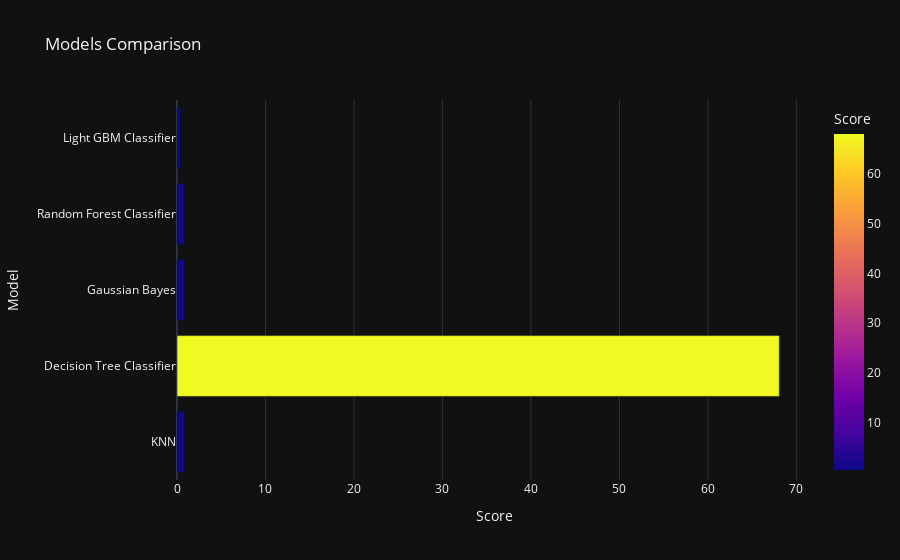

The code cell stored with this chart in its notebook:
### Code cell
px.bar(data_frame = models, x = 'Score', y = 'Model', color = 'Score', template = 'plotly_dark', 
       title = 'Models Comparison')

### Figure 1 — Plotly figure (JSON) as saved in the notebook; plotly's stock layout.template omitted (floating-point values rounded to 4 significant figures)
{"data": [{"alignmentgroup": "True", "hovertemplate": "Score=%{marker.color}<br>Model=%{y}<extra></extra>", "legendgroup": "", "marker": {"color": [0.8319, 68.07, 0.8403, 0.8151, 0.395], "coloraxis": "coloraxis", "pattern": {"shape": ""}}, "name": "", "offsetgroup": "", "orientation": "h", "showlegend": false, "textposition": "auto", "type": "bar", "x": [0.8319, 68.07, 0.8403, 0.8151, 0.395], "xaxis": "x", "y": ["KNN", "Decision Tree Classifier", "Gaussian Bayes", "Random Forest Classifier", "Light GBM Classifier"], "yaxis": "y"}], "layout": {"barmode": "relative", "coloraxis": {"colorbar": {"title": {"text": "Score"}}, "colorscale": [[0, "#0d0887"], [0.1111, "#46039f"], [0.2222, "#7201a8"], [0.3333, "#9c179e"], [0.4444, "#bd3786"], [0.5556, "#d8576b"], [0.6667, "#ed7953"], [0.7778, "#fb9f3a"], [0.8889, "#fdca26"], [1, "#f0f921"]]}, "legend": {"tracegroupgap": 0}, "title": {"text": "Models Comparison"}, "xaxis": {"anchor": "y", "domain": [0, 1], "title": {"text": "Score"}}, "yaxis": {"anchor": "x", "domain": [0, 1], "title": {"text": "Model"}}}}
